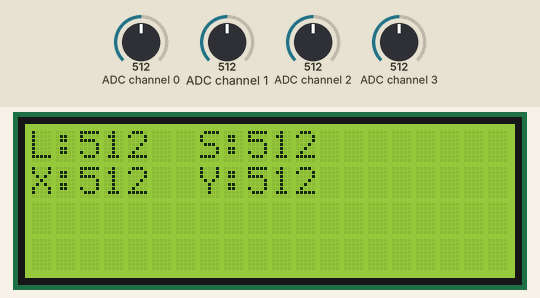
The program below on a simulated Raspberry Pi (BCM pin numbers). Parts: 20×4 character LCD. The test bench sets the inputs (shaded band); at power-on: ADC channel 0 = 512, ADC channel 1 = 512, ADC channel 2 = 512, ADC channel 3 = 512 (analog values on the 0–1023 scale). What the program prints to the terminal is not drawn.

Above: at 1.2 s.
1.3 s: ADC channel 0 set to 716
At 3.1 s:
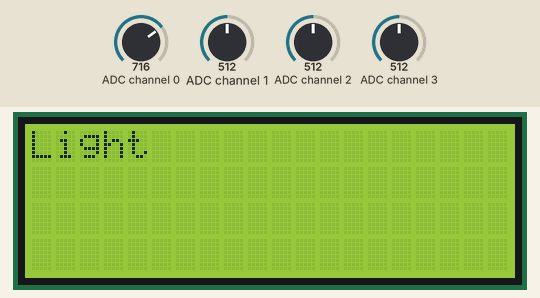
5.4 s: ADC channel 1 set to 936
At 6.8 s:
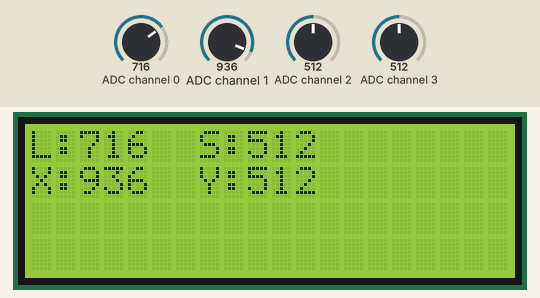
8.4 s: ADC channel 1 set to 967
At 9.4 s:
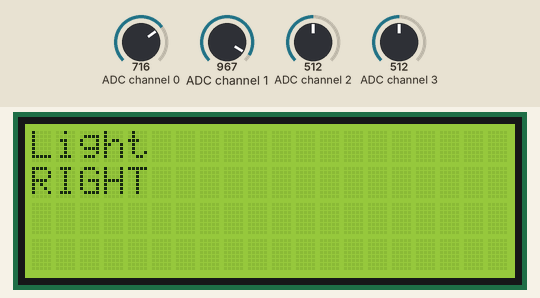
12.5 s: ADC channel 2 set to 933
At 13.2 s:
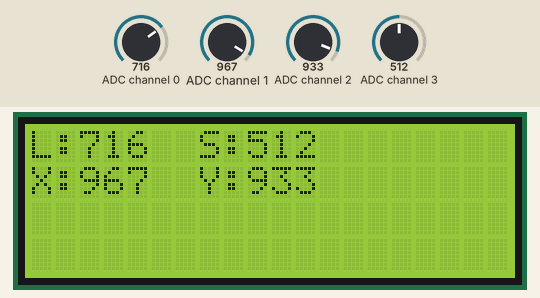
14.8 s: ADC channel 2 set to 969
At 15.9 s:
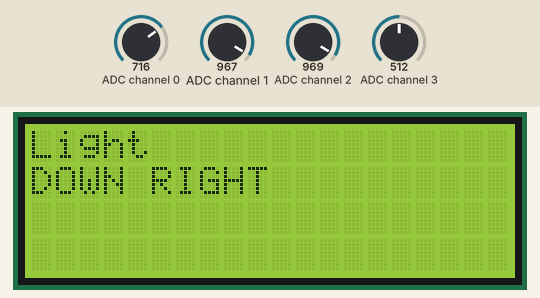
18.9 s: ADC channel 0 set to 707
At 19.6 s:
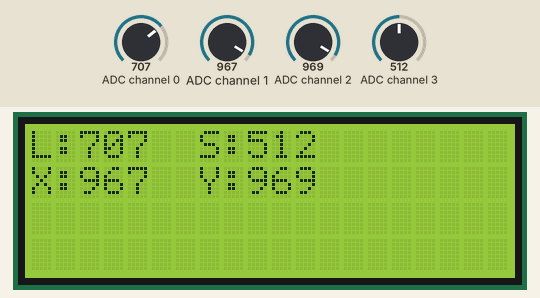
21.2 s: ADC channel 0 set to 691
Timing chart, 0 to 24.2 s (numbered marks = the images above; inputs shaded):
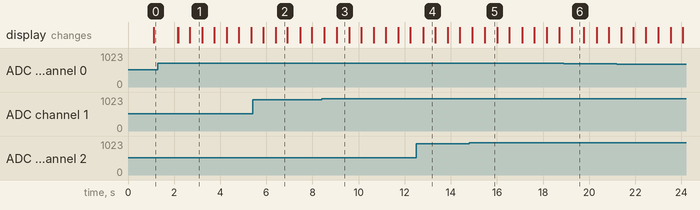

The program:

ep4.py
```python
import spidev
import time
import os
import sys
import smbus2
from RPLCD.i2c import CharLCD

spi = spidev.SpiDev()
spi.open(0, 0)
spi.max_speed_hz = 1000000

def ReadADC(ch):
    if (ch > 7) or (ch < 0):
        return -1
    adc = spi.xfer2([1, (8 + ch) << 4, 0])
    data = ((adc[1] & 3) << 8) + adc[2]
    return data

light_ch = 0
vrx_ch = 1
vry_ch = 2
swt_ch = 3

sys.modules['smbus'] = smbus2

lcd = CharLCD('PCF8574', address=0x27, port=1, backlight_enabled=True)

try:
    print('Press CTRL + C to quit')
    lcd.clear()
    while True:
        light_data = ReadADC(light_ch)
        vrx_pos = ReadADC(vrx_ch)
        vry_pos = ReadADC(vry_ch)
        swt_val = ReadADC(swt_ch)

        lcd.clear()
        lcd.cursor_pos = (0, 0)
        lcd.write_string("L:" + str(light_data))
        lcd.cursor_pos = (0, 7)
        lcd.write_string("S:" + str(swt_val))
        lcd.cursor_pos = (1, 0)
        lcd.write_string("X:" + str(vrx_pos))
        lcd.cursor_pos = (1, 7)
        lcd.write_string("Y:" + str(vry_pos))

        time.sleep(0.5)

        if (light_data > 700 or light_data < 200 or
            vry_pos < 50 or vry_pos > 950 or
            vrx_pos < 50 or vrx_pos > 950 or
            swt_val < 50):
            lcd.clear()

        if light_data > 700:
            lcd.cursor_pos = (0, 0)
            lcd.write_string("Light")
        elif light_data < 200:
            lcd.cursor_pos = (0, 0)
            lcd.write_string("Dark")

        if vry_pos < 50 and vrx_pos < 50:
            lcd.cursor_pos = (1, 0)
            lcd.write_string("UP LEFT")
        elif vry_pos < 50 and vrx_pos > 950:
            lcd.cursor_pos = (1, 0)
            lcd.write_string("UP RIGHT")
        elif vry_pos > 950 and vrx_pos < 50:
            lcd.cursor_pos = (1, 0)
            lcd.write_string("DOWN LEFT")
        elif vry_pos > 950 and vrx_pos > 950:
            lcd.cursor_pos = (1, 0)
            lcd.write_string("DOWN RIGHT")
        elif vry_pos < 50:
            lcd.cursor_pos = (1, 0)
            lcd.write_string("UP")
        elif vry_pos > 950:
            lcd.cursor_pos = (1, 0)
            lcd.write_string("DOWN")
        elif vrx_pos < 50:
            lcd.cursor_pos = (1, 0)
            lcd.write_string("LEFT")
        elif vrx_pos > 950:
            lcd.cursor_pos = (1, 0)
            lcd.write_string("RIGHT")
        elif swt_val < 50:
            lcd.cursor_pos = (1, 0)
            lcd.write_string("PRESSED")

        time.sleep(0.5)
except KeyboardInterrupt:
    print('Closed Program')
finally:
    lcd.clear()
```

Measured:
- the behaviour switches between 950 and 951 on ADC channel 1 (found by bisection; images 2 and 3)
- the behaviour switches between 950 and 951 on ADC channel 2 (found by bisection; images 4 and 5)
- after the input at 1.3 s, the display: first changes after 0.87 s (image 1 shows a later state)
- after the input at 5.4 s, the display: first differs from a run without the input after 1.0 s (image 2)
- after the input at 8.4 s, the display: first changes after 0.12 s (image 3 shows a later state)
- after the input at 12.5 s, the display: changes after 0.30 s (image 4)
- after the input at 14.8 s, the display: first changes after 0.13 s (image 5 shows a later state)
- after the input at 18.9 s, the display: changes after 0.34 s (image 6)
